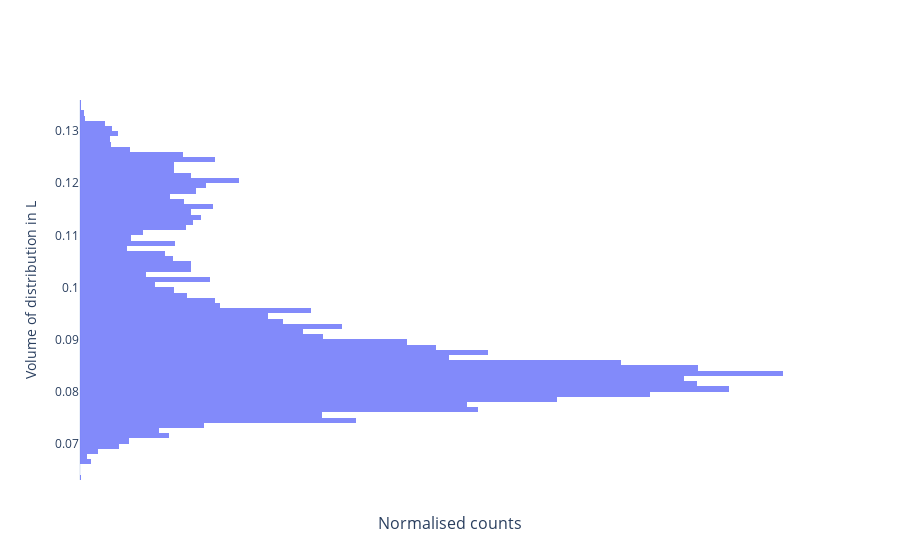
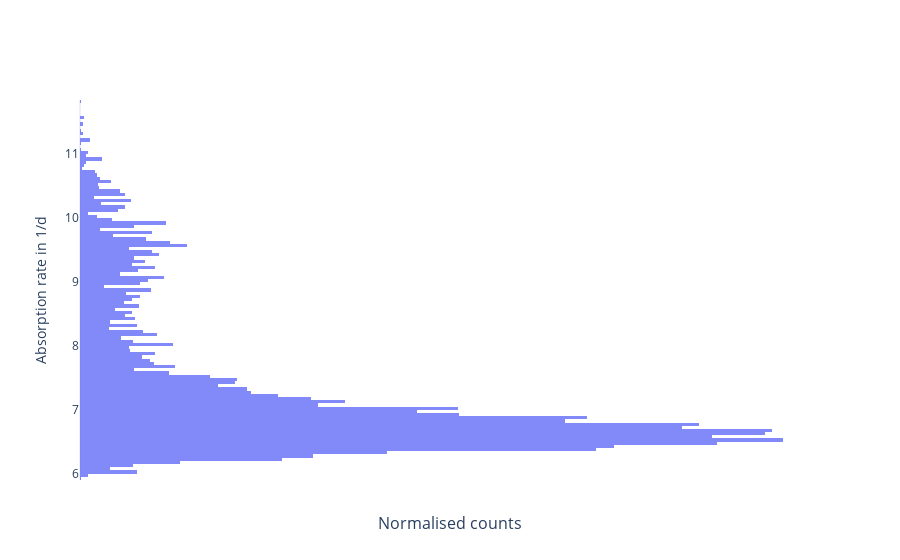

The code cell stored with these charts, in order, in its notebook:
### Markdown cell above
### Visualise posterior samples

### Code cell
fig = erlo.plots.MarginalPosteriorPlot()
fig.add_data(data=posterior_samples, warm_up_iter=2000)

fig.show()

### Figure 1 — Plotly figure (JSON) as saved in the notebook; plotly's stock layout.template omitted (floating-point values rounded to 4 significant figures; data arrays with more than 128 entries replaced by an {"elided": "..."} marker saying what was removed)
{"data": [{"hovertemplate": "Sample: %{y:.2f}<br>Rhat: 1.27<br>", "marker": {"color": "#636EFA"}, "name": "ID 1", "opacity": 0.8, "type": "histogram", "visible": true, "xaxis": "x", "y": {"elided": "20000 float values"}, "yaxis": "y"}], "layout": {"annotations": [{"font": {"size": 16}, "showarrow": false, "text": "Normalised counts", "x": 0.5, "xanchor": "center", "xref": "paper", "y": 0, "yanchor": "top", "yref": "paper", "yshift": -30}], "autosize": true, "xaxis": {"anchor": "y", "domain": [0, 1], "tickvals": []}, "yaxis": {"anchor": "x", "domain": [0, 1], "title": {"text": "Volume of distribution in L"}}}}

### Figure 2 — Plotly figure (JSON) as saved in the notebook; plotly's stock layout.template omitted (floating-point values rounded to 4 significant figures; data arrays with more than 128 entries replaced by an {"elided": "..."} marker saying what was removed)
{"data": [{"hovertemplate": "Sample: %{y:.2f}<br>Rhat: 1.29<br>", "marker": {"color": "#636EFA"}, "name": "ID 1", "opacity": 0.8, "type": "histogram", "visible": true, "xaxis": "x", "y": {"elided": "20000 float values"}, "yaxis": "y"}], "layout": {"annotations": [{"font": {"size": 16}, "showarrow": false, "text": "Normalised counts", "x": 0.5, "xanchor": "center", "xref": "paper", "y": 0, "yanchor": "top", "yref": "paper", "yshift": -30}], "autosize": true, "xaxis": {"anchor": "y", "domain": [0, 1], "tickvals": []}, "yaxis": {"anchor": "x", "domain": [0, 1], "title": {"text": "Absorption rate in 1/d"}}}}
